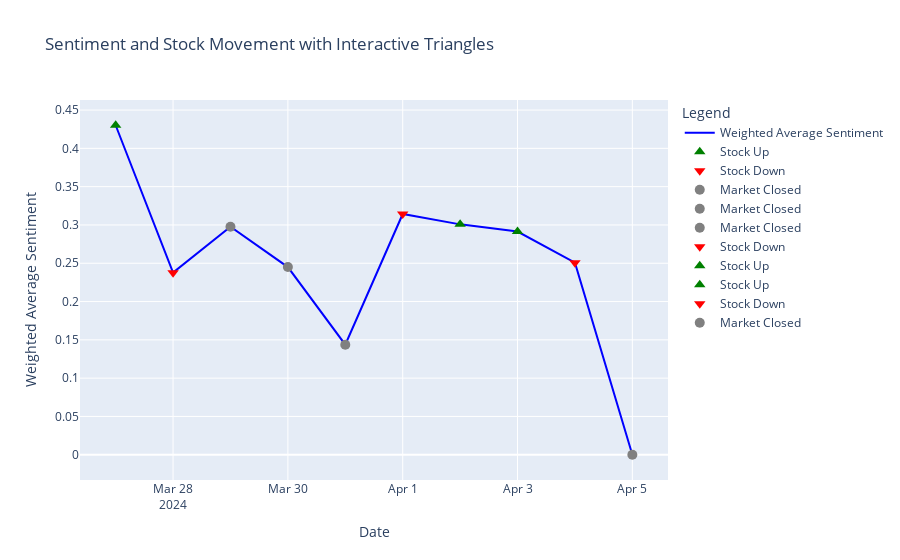

The code cell stored with this chart in its notebook:
### Code cell
import plotly.graph_objects as go

# Creating the line plot for weighted average sentiment
fig = go.Figure()
fig.add_trace(go.Scatter(x=weighted_avg_df['date'], y=weighted_avg_df['weighted_average'], mode='lines', name='Weighted Average Sentiment', line=dict(color='blue')))

# Adding markers for actual stock labels
for i, row in weighted_avg_df.iterrows():
    if row['actual_label'] == 1:
        fig.add_trace(go.Scatter(x=[row['date']], y=[row['weighted_average']], mode='markers', marker_symbol='triangle-up', marker_color='green', marker_size=10, name='Stock Up'))
    elif row['actual_label'] == 0:
        fig.add_trace(go.Scatter(x=[row['date']], y=[row['weighted_average']], mode='markers', marker_symbol='triangle-down', marker_color='red', marker_size=10, name='Stock Down'))
    else:
        fig.add_trace(go.Scatter(x=[row['date']], y=[row['weighted_average']], mode='markers', marker_symbol='circle', marker_color='grey', marker_size=10, name='Market Closed'))

# Setting layout for the figure
fig.update_layout(title='Sentiment and Stock Movement with Interactive Triangles', xaxis_title='Date', yaxis_title='Weighted Average Sentiment', legend_title='Legend')
fig.show()

### Figure 1 — Plotly figure (JSON) as saved in the notebook; plotly's stock layout.template omitted (floating-point values rounded to 4 significant figures)
{"data": [{"line": {"color": "blue"}, "mode": "lines", "name": "Weighted Average Sentiment", "type": "scatter", "x": ["2024-03-27T00:00:00", "2024-03-28T00:00:00", "2024-03-29T00:00:00", "2024-03-30T00:00:00", "2024-03-31T00:00:00", "2024-04-01T00:00:00", "2024-04-02T00:00:00", "2024-04-03T00:00:00", "2024-04-04T00:00:00", "2024-04-05T00:00:00"], "y": [0.4302, 0.2377, 0.2976, 0.245, 0.1437, 0.3143, 0.3008, 0.2913, 0.2507, 0]}, {"marker": {"color": "green", "size": 10, "symbol": "triangle-up"}, "mode": "markers", "name": "Stock Up", "type": "scatter", "x": ["2024-03-27T00:00:00"], "y": [0.4302]}, {"marker": {"color": "red", "size": 10, "symbol": "triangle-down"}, "mode": "markers", "name": "Stock Down", "type": "scatter", "x": ["2024-03-28T00:00:00"], "y": [0.2377]}, {"marker": {"color": "grey", "size": 10, "symbol": "circle"}, "mode": "markers", "name": "Market Closed", "type": "scatter", "x": ["2024-03-29T00:00:00"], "y": [0.2976]}, {"marker": {"color": "grey", "size": 10, "symbol": "circle"}, "mode": "markers", "name": "Market Closed", "type": "scatter", "x": ["2024-03-30T00:00:00"], "y": [0.245]}, {"marker": {"color": "grey", "size": 10, "symbol": "circle"}, "mode": "markers", "name": "Market Closed", "type": "scatter", "x": ["2024-03-31T00:00:00"], "y": [0.1437]}, {"marker": {"color": "red", "size": 10, "symbol": "triangle-down"}, "mode": "markers", "name": "Stock Down", "type": "scatter", "x": ["2024-04-01T00:00:00"], "y": [0.3143]}, {"marker": {"color": "green", "size": 10, "symbol": "triangle-up"}, "mode": "markers", "name": "Stock Up", "type": "scatter", "x": ["2024-04-02T00:00:00"], "y": [0.3008]}, {"marker": {"color": "green", "size": 10, "symbol": "triangle-up"}, "mode": "markers", "name": "Stock Up", "type": "scatter", "x": ["2024-04-03T00:00:00"], "y": [0.2913]}, {"marker": {"color": "red", "size": 10, "symbol": "triangle-down"}, "mode": "markers", "name": "Stock Down", "type": "scatter", "x": ["2024-04-04T00:00:00"], "y": [0.2507]}, {"marker": {"color": "grey", "size": 10, "symbol": "circle"}, "mode": "markers", "name": "Market Closed", "type": "scatter", "x": ["2024-04-05T00:00:00"], "y": [0]}], "layout": {"legend": {"title": {"text": "Legend"}}, "title": {"text": "Sentiment and Stock Movement with Interactive Triangles"}, "xaxis": {"title": {"text": "Date"}}, "yaxis": {"title": {"text": "Weighted Average Sentiment"}}}}
